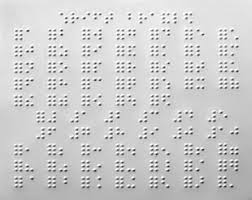
#> input picture inputs/images.jpg, 252 x 200 px
$ jupyter execute test.ipynb
#> lines starting #> are read from the running program, lines starting #| are printed output that depends on the picture; after the words box and inside, x2 and y2 are one past the last pixel; in counts of white or black regions, pixels touching at a corner belong together
[cell 1]
import cv2
import cv2 as cv

import numpy as np
import matplotlib.pyplot as plt
imgurl = '../inputs/images.jpg'
img = cv2.imread(imgurl)
#> img is the input picture: shape (200, 252, 3); min 30, max 255, mean 205.6
img2 = cv2.cvtColor(img,cv2.COLOR_BGR2GRAY)
(l,w)= img2.shape
#> l = 200; w = 252
height5= int(l/9)
#> height5 = 22
wd5 = int(w/5)
#> wd5 = 50
img2 = cv2.resize(img2,(1000,1000))
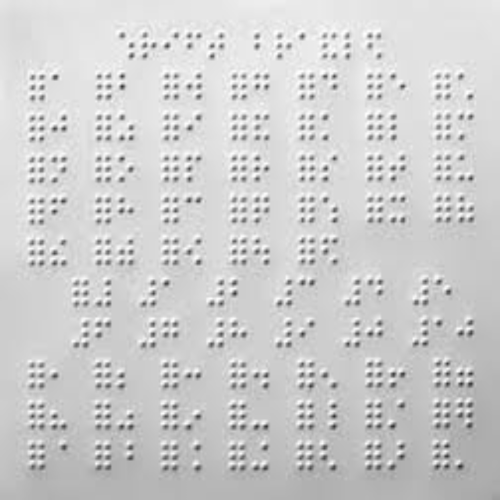
#> img2: shape (1000, 1000) (shown at 1/2 size); min 32, max 255, mean 205.5
arr = np.uint8(img)
plt.imshow(img2,cmap='gray')
ret,thresh1 = cv2.threshold(img2,127,255,cv2.THRESH_BINARY)
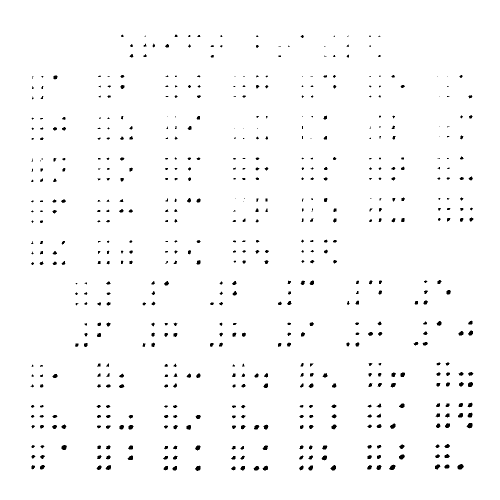
#> thresh1: shape (1000, 1000) (shown at 1/2 size); 98.1% white; 596 black regions (184 under 20 px), largest, box (x1, y1, x2, y2) and area: (915, 928, 928, 939) 102, (778, 929, 791, 940) 93, (933, 846, 945, 857) 92


scale = 1
delta = 0
ddepth = cv.CV_16S


grad_x = cv.Sobel(thresh1, ddepth, 1, 0, ksize=3, scale=scale, delta=delta,borderType=cv.BORDER_DEFAULT)
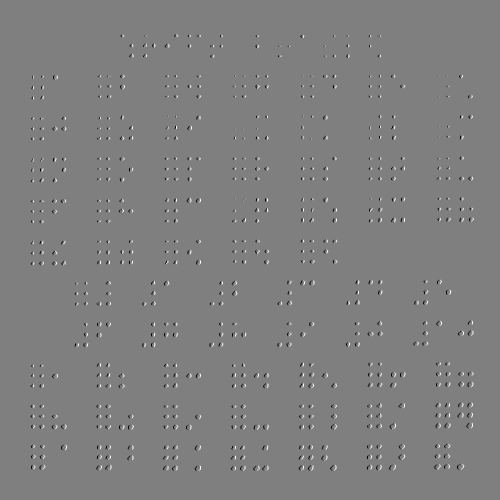
#> grad_x: shape (1000, 1000) int16 (shown at 1/2 size); min -1020, max 1020, mean 0; drawn with min black and max white
grad_y = cv.Sobel(thresh1, ddepth, 0, 1, ksize=3, scale=scale,delta=delta,borderType=cv.BORDER_DEFAULT)
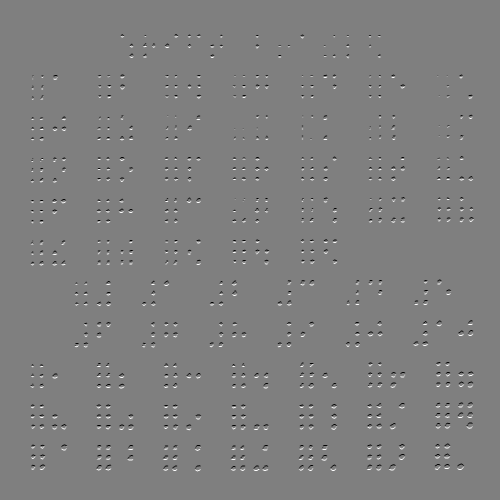
#> grad_y: shape (1000, 1000) int16 (shown at 1/2 size); min -1020, max 1020, mean 0; drawn with min black and max white

abs_grad_x = cv.convertScaleAbs(grad_x)
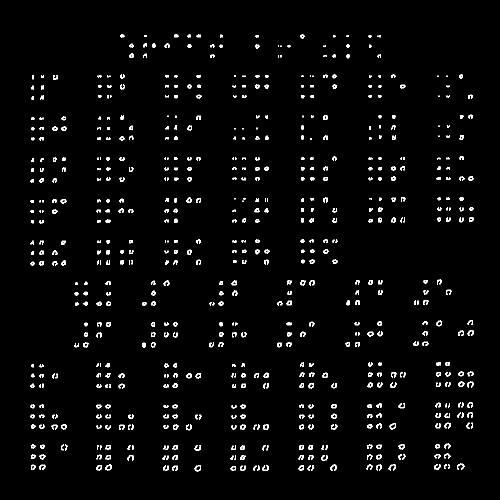
#> abs_grad_x: shape (1000, 1000) (shown at 1/2 size); 2.6% white in thin lines or dots, all inside (x1, y1, x2, y2) = (60, 68, 948, 943)
abs_grad_y = cv.convertScaleAbs(grad_y)
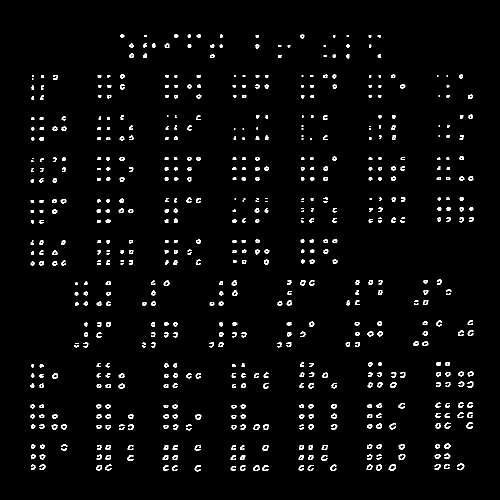
#> abs_grad_y: shape (1000, 1000) (shown at 1/2 size); 2.7% white in thin lines or dots, all inside (x1, y1, x2, y2) = (60, 68, 948, 943)


grad = cv.addWeighted(abs_grad_x, 0.5, abs_grad_y, 0.5, 0)
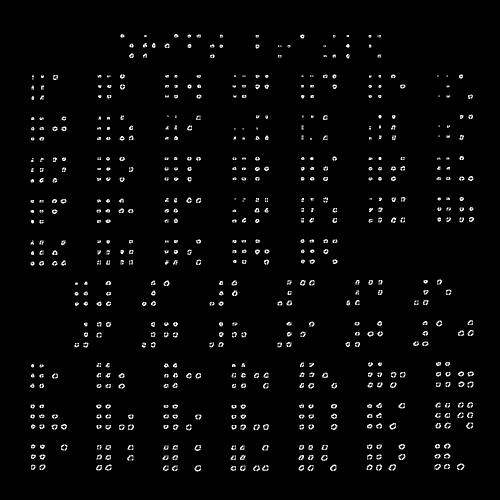
#> grad: shape (1000, 1000) (shown at 1/2 size); min 0, max 255, mean 6.8

grad = cv.addWeighted(abs_grad_x, 0.5, abs_grad_y, 0.5, 0)

kernel = np.ones((5,5), np.uint8)
dil = cv2.dilate(grad, kernel, iterations=1)
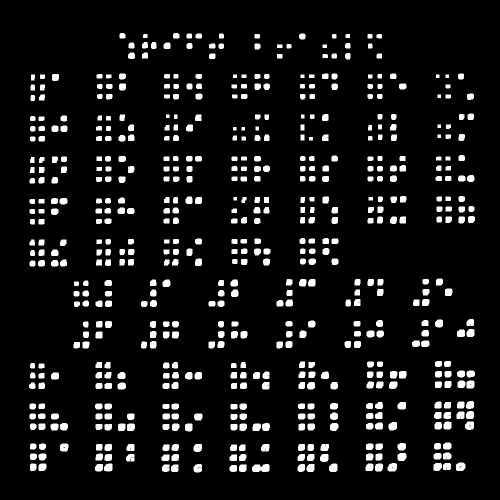
#> dil: shape (1000, 1000) (shown at 1/2 size); min 0, max 255, mean 22
ln ,wd = grad.shape
#> ln = 1000; wd = 1000

kernel = np.ones((6,6), np.uint8)
dil = cv2.dilate(grad, kernel, iterations=1)
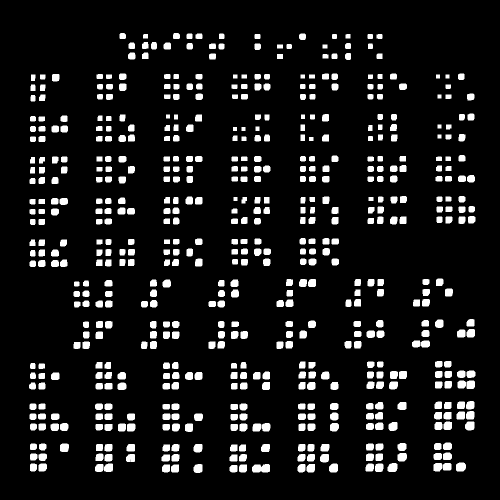
#> dil: shape (1000, 1000) (shown at 1/2 size); min 0, max 255, mean 26
plt.imshow(dil , cmap='gray')
plt.plot()

img=dil.copy()


cv2.imwrite('dilated.png',img)
#> Out = True
